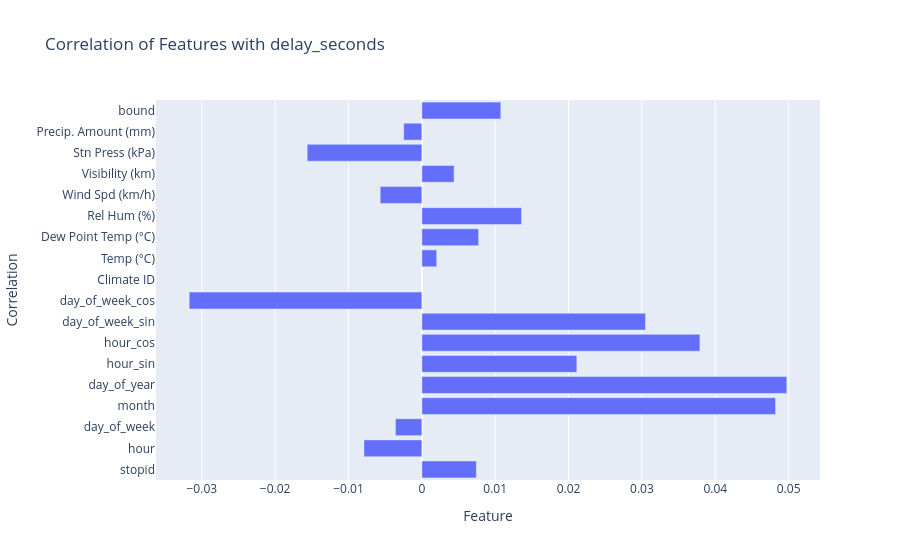

Here is the notebook cell this chart was saved with:
### Markdown cell above
Correlation Analysis

### Code cell
## correlation analysis of features with the target variable and show it in table
# remove thrusteet
df_corr = df_dropped.drop(columns=['thrusteet','route', 'trip_id']).to_pandas()  # Convert to pandas for correlation analysis
correlation_matrix = df_corr.corr(method='pearson')
target_correlation = correlation_matrix['delay_seconds'].drop('delay_seconds')  
print("Correlation of features with delay_seconds:")
print(target_correlation.sort_values(ascending=False))
# Visualize the correlation of features with the target variable using a bar chart
correlation_df = target_correlation.reset_index()
correlation_df.columns = ['Correlation', 'Feature']
fig = px.bar(correlation_df, x='Feature', y='Correlation', title='Correlation of Features with delay_seconds')
show(fig)

### Figure 1 — Plotly figure (JSON) as saved in the notebook; plotly's stock layout.template omitted (floating-point values rounded to 4 significant figures)
{"data": [{"hovertemplate": "Feature=%{x}<br>Correlation=%{y}<extra></extra>", "legendgroup": "", "marker": {"color": "#636efa", "pattern": {"shape": ""}}, "name": "", "orientation": "h", "showlegend": false, "textposition": "auto", "type": "bar", "x": [0.007429, -0.00789, -0.003602, 0.04822, 0.04975, 0.02113, 0.0379, 0.03049, -0.03172, NaN, 0.002026, 0.007732, 0.01359, -0.005677, 0.004391, -0.01563, -0.002472, 0.01076], "xaxis": "x", "y": ["stopid", "hour", "day_of_week", "month", "day_of_year", "hour_sin", "hour_cos", "day_of_week_sin", "day_of_week_cos", "Climate ID", "Temp (°C)", "Dew Point Temp (°C)", "Rel Hum (%)", "Wind Spd (km/h)", "Visibility (km)", "Stn Press (kPa)", "Precip. Amount (mm)", "bound"], "yaxis": "y"}], "layout": {"barmode": "relative", "legend": {"tracegroupgap": 0}, "title": {"text": "Correlation of Features with delay_seconds"}, "xaxis": {"anchor": "y", "domain": [0, 1], "title": {"text": "Feature"}}, "yaxis": {"anchor": "x", "domain": [0, 1], "title": {"text": "Correlation"}}}}
